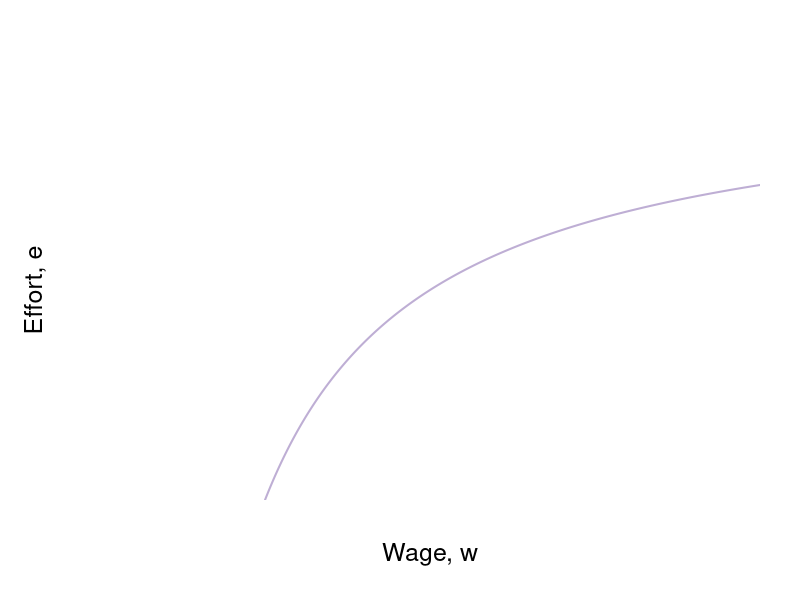

R code for this plot: (Note: this script raises an error after producing the figure.)
require(shape)
pdf(file = "employment/employment_brf_nash_nolabel.pdf", width = 9, height = 7)

#Set parameters for graphics
axislabelsize <- 1.5
labelsize <- 1.1
graphlinewidth <- 2
segmentlinewidth <- 1.5

#The equation is below when v = 0. See Wolfram Alpha output. 
isov <- function(w, delta = 5) {
}

isovhigh1 <- function(w, delta = 5, v = 5){
  (sqrt(w^2 - 4 * delta * v) - w + 2*v)/( 2 * v )
}

isovlow1 <- function(w, delta = 5, v = 5){
  (-sqrt(w^2 - 4 * delta * v) - w + 2*v)/( 2 * v )
}

isovhigh2 <- function(w, delta = 5, v = 15){
  (sqrt(w^2 - 4 * delta * v) - w + 2*v)/( 2 * v )
}

isovlow2 <- function(w, delta = 5, v = 15){
  (-sqrt(w^2 - 4 * delta * v) - w + 2*v)/( 2 * v )
}

isovhigh3 <- function(w, delta = 5, v = 20){
  (sqrt(w^2 - 4 * delta * v) - w + 2*v)/( 2 * v )
}

isovlow3 <- function(w, delta = 5, v = 20){
  (-sqrt(w^2 - 4 * delta * v) - w + 2*v)/( 2 * v )
}

brfFn <- function(w, delta = 5) {
  1 - (2*delta) /w
}

#This is evaluated for p = 12; q = 12/(8*sqrt(12^2 - 4*delta1*v1)) - 1/8 for the slope
#At p = 12; q = (-sqrt(12^2 - 4*v1*delta1) - 12 + 2*v1)/(2*v1) = 0.799
tangencyLine <- function(w){
  (w*(0.05))
}

solowCondition <- function(w, delta = 5){
  (w*(1/(8*delta)))
}


COL <- c("#f7fcf5", "#e5f5e0", "#c7e9c0", "#a1d99b", "#74c476", "#41ab5d", "#238b45", "#005a32")
par(mar =  c(5, 5, 4, 2))
xlims <- c(0, 40)
ylims <- c(0, 1)

plot(0, 0, xlim = xlims, ylim = ylims, type = "n",
     xlab = expression(paste("Wage, ", w)),
     ylab = expression(paste("Effort, ", e)),
     xaxt = "n", 
     yaxt = "n", 
     cex.lab = axislabelsize, 
     line = 2.5,
     bty = "n", 
     xaxs="i", 
     yaxs="i")


npts <- 500 
npts2 <- 501
#Specify the sequences of points for graphing. 
xx0 <- seq(5, xlims[2], length.out = npts)
xx1 <- seq(10, xlims[2], length.out = npts)
xx2 <- seq(5, 15, length.out = npts)
xx3 <- seq(10, xlims[2], length.out = npts2)
xx4 <- seq(xlims[1], 10, length.out = npts2)
#For below, I solved sqrt(p^2 - 200) - p + 200/p = 0, getting p = 10*sqrt(2) = 14.14214
xx5 <- seq( 18.43909, xlims[2], length.out = npts2)
xx6 <- seq( 18.43909, 25, length.out = npts2)
xx7 <- seq(20, xlims[2], length.out = npts2)
xx8 <- seq(xlims[1], 25, length.out = npts2)
xx9 <- seq(xlims[1], xlims[2], length.out = npts2)

#Draw the lines for the graphs
#lines(xx0, isov(xx0, delta = 5), col = COL[3], lwd = graphlinewidth)
lines(xx1, brfFn(xx1), col = "#beaed4", lwd = graphlinewidth)
lines(xx9, solowCondition(xx9, delta = 5), col = COLB[4], lwd = graphlinewidth)
#lines(xx3, isovhigh1(xx3, v = 5, delta = 5), col = COL[4], lwd = graphlinewidth)
#lines(xx4, isovlow1(xx4, v = 5, delta = 5), col = COL[4], lwd = graphlinewidth)
#lines(xx5, isovhigh2(xx5, v = 17, delta = 5), col = COL[5], lwd = graphlinewidth)
#lines(xx6, isovlow2(xx6, v = 17, delta = 5), col = COL[5], lwd = graphlinewidth)
lines(xx7, isovhigh3(xx7, v = 20, delta = 5), col = COL[6], lwd = graphlinewidth)
lines(xx8, isovlow3(xx8, v = 20, delta = 5), col = COL[6], lwd = graphlinewidth)

#Customize ticks and labels for the plot
ticksy <- c(0,  0.5, 1)
#ylabels <- c(0, expression(paste(frac(1,2))), 1)
ylabels <- c(0,  expression(paste(e^N)), 1)
ticksx <- c(0, 10, 20, 40)
xlabels <- c(0, expression(paste(w == B/s)),  expression(paste(w^N)) , NA)
axis(1, at = ticksx, pos = 0, labels = xlabels)
axis(2, at = ticksy, pos = 0, labels = ylabels, las = 1)

#Annotation of the three graphs and the NE
text(5, 0.4, expression(paste("Slope of Iso-profit: ")))
text(5, 0.34, expression(paste( frac(e, w) == frac(de, dw))))
Arrows(6.8, 0.34, 12.6, 0.34,  col = "black", lty = 1, lwd = 2, arr.type = "triangle")

text(24.8, 0.05, expression(paste(v[N])))
text(35, 0.66, expression(paste("Employee's ICC, or")))
text(35, 0.62, expression(paste("Best Response Function")))
text(35, 0.58, expression(paste(e(hat(c)))))




#Lines for the coordinates of the Nash equilbrium
#segments(5, 0, 5, 1, lty = 2, col = "darkgray", lwd = 3)
#segments(10, 0, 10, 0.2, lty = 2, col = "darkgray", lwd = 2)
segments(20, 0, 20, 0.75, lty = 2, col = "darkgray", lwd = segmentlinewidth)
segments(0, 0.5, 20, 0.5, lty = 2, col = "darkgray", lwd = segmentlinewidth)
#segments(14.14214, 0.15, 14.14214, 0.45, lty = 2, col = "darkgray", lwd = 3)
text(19.5, 0.52, expression(n))
# text(24.5, 0.48, expression(paste("Incomplete Contract")))
# text(24.5, 0.43, expression(paste("Nash equilibrium")))

#Arrows and rent label
# 
# Arrows(15, 0.8, 10.8, 0.8,  col = "black", lty = 1, lwd = 2, arr.type = "triangle")
# text(14.8, 0.95, expression(paste("Rent at")))
# text(14.8, 0.9, expression(paste("Incomplete Contract")))
# text(14.8, 0.85, expression(paste("Nash Equilibrium")))

#Arrows and slope of iso-v label
Arrows(29, 0.15, 24, 0.15,  col = "black", lty = 1, lwd = 2, arr.type = "triangle")
text(32, 0.2, expression(paste("Slope of iso-v")))
text(32.3, 0.15, expression(paste(" = -mrs ")))
text(32, 0.08, expression(paste(" = " -frac(v[w], v[e]))))



#Add a point for the NE
points(20, 0.5, pch = 16, col = "black", cex = 1.5)

#segments(18.4, 0, 18.4, 0.75, lty = 2, col = "darkgray", lwd = 2)
#segments(0, brfFn(w = 18.4), 18.4, brfFn(w = 18.4), lty = 2, col = "darkgray", lwd = 2)
#points(18.4, brfFn(w = 18.4), pch = 16, col = "black", cex = 1.5)

#Add a point for b & complete contract NE label
#points(10, 0.5, pch = 16, col = "black", cex = 1.5)
#text(10.5, 0.47, expression(b))
# text(5, 0.58, expression(paste("Complete Contract")))
# text(5, 0.53, expression(paste("Nash equilibrium")))

#Add a point for c
#Figure out q for p = 14.14214: q = 1 - 2delta/p = 1 - (2*5)/14.14214 =  0.2928934
#points(20, 0.1839422, pch = 16, col = "black", cex = 1.5)
#text(20.8, 0.1839422, expression(c))

points(22, isovhigh3(22, v = 20, delta = 5), pch = 16, col = "black", cex = 1.5)
text(22 + 0.5, isovhigh3(22, v = 20, delta = 5) - 0.02, expression(f))
points(22, isovlow3(22, v = 20, delta = 5), pch = 16, col = "black", cex = 1.5)
text(22 + 0.5, isovlow3(22, v = 20, delta = 5) + 0.02, expression(b))

#Add a point for f. referred to in the text
#points(12, 0.82, pch = 16, col = "black", cex = 1.2)
#text(12, 0.85, expression(paste("NE")))

#Arrow to Pareto-improving Lens
#Arrows(20, 0.8, 23.8, 0.68, col = "black", lty = 1, lwd = 3)
#text(20, 0.82, expression(paste("Pareto-Improving Lens")))

dev.off()
